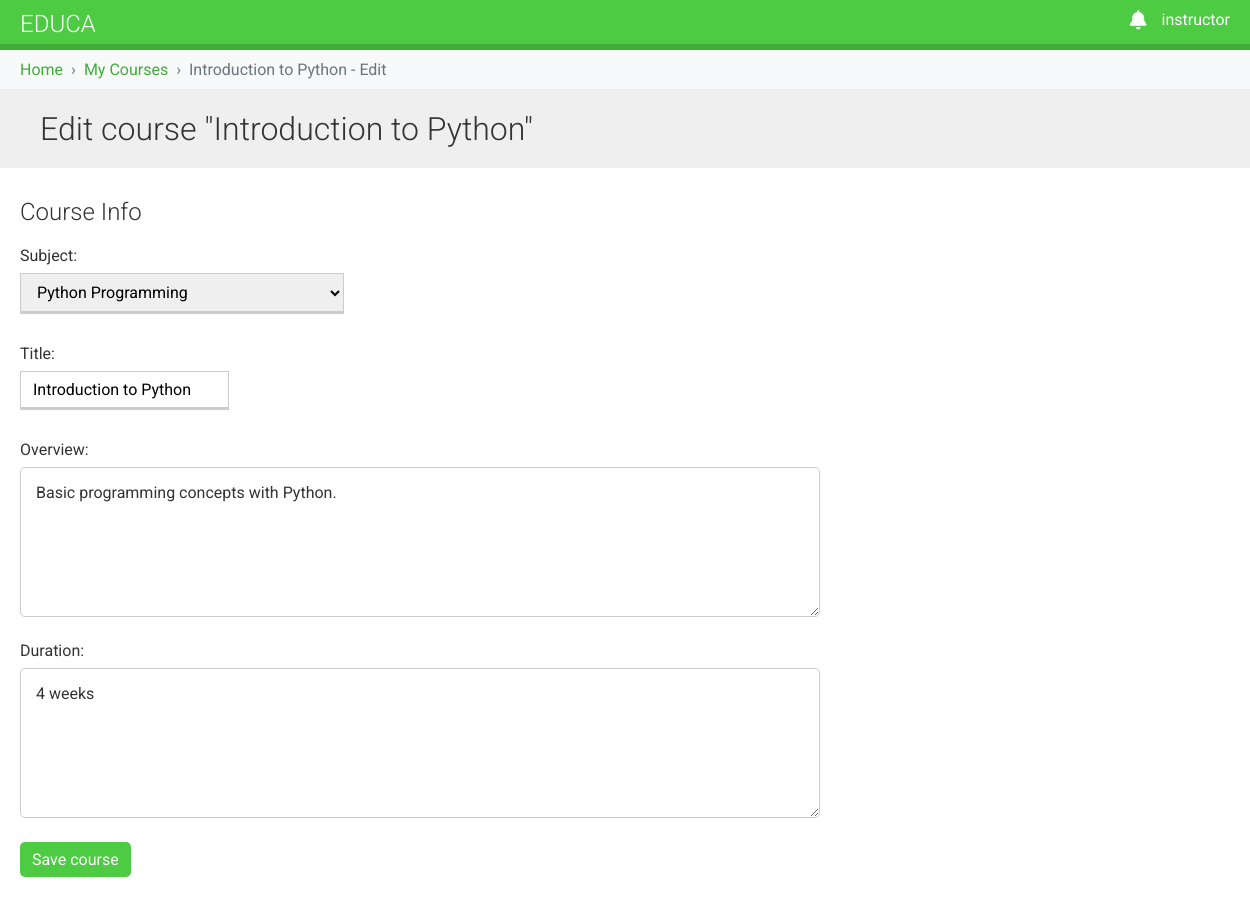
The page /course/3/edit/ (signed in) on the database its author committed.
### courses/models.py (models this page shows, shortened)
class Course(models.Model):
    owners = models.ManyToManyField(User,
                                    related_name='courses_created',
                                    blank=True)
    subject = models.ForeignKey(Subject,
                                related_name='courses',
                                on_delete=models.CASCADE)
    title = models.CharField(max_length=200)
    slug = models.SlugField(max_length=200,
                            unique=True,
                            auto_created=True)
    overview = models.TextField()
    duration = models.TextField(blank=True)
    created = models.DateTimeField(auto_now_add=True) #set when new object is created
    price = models.DecimalField(max_digits=10,decimal_places=2, default=0)
    order = models.PositiveIntegerField(default=0,)
    class Meta:
        ordering = ['order'] # - means descending order

class Subject(models.Model):
    title = models.CharField(max_length=200)
    slug = models.SlugField(max_length=200, unique=True)
    description = models.TextField(blank=True)
    duration = models.TextField(blank=True)
    order = models.PositiveIntegerField(default=0,)
    class Meta:
        ordering = ['order']
    def __str__(self):
        return self.title

### courses/views.py (the view)
class CourseUpdateView(OwnerCourseEditMixin, UpdateView):
    permission_required = 'courses.change_course'

### courses/context_processors.py (called while the page is built)
def is_instructor_processor(request):
    if request.user.is_authenticated:
        is_instructor = request.user.groups.filter(name="Instructors").exists()
    else:
        is_instructor = False
    return {"is_instructor": is_instructor}

### courses/views.py (called while the page is built)
    def get_queryset(self):
        qs = super().get_queryset()
        if self.request.user.is_superuser:
            return qs
        return qs.filter(Q(owners=self.request.user))

### educa/context_processors.py (called while the page is built)
def notifications_processor(request):
    if request.user.is_authenticated:
        unread_notifications = Notification.objects.filter(user=request.user,
                                                           is_read=False).order_by('-created_at')[:5]
        unread_count = Notification.objects.filter(user=request.user,
                                                   is_read=False).count()
        return {
            'unread_notifications': unread_notifications,
            'unread_count': unread_count,
        }
    return {
        'unread_notifications': [],
        'unread_count': 0,
    }

### courses/templates/courses/manage/course/form.html (shortened to what this page needs)
{% extends "base.html" %}
{% block content %}
    <h1>
        {% if object %}
            Edit course "{{object.title}}"
        {% else %}
            Create a new course
        {% endif %}
    </h1>
    <div class="module">
        <h2>Course Info</h2>
        <form method="post">
            {{form.as_p}}
            <p><input type="submit" value="Save course"></p>
        </form>
    </div>
{% endblock %}

### courses/templates/base.html (shortened to what this page needs)
{% load static %}
<!DOCTYPE html>
<html>
<head>
    <link href="{% static "css/base.css" %}" rel="stylesheet">
    <link rel="stylesheet" href="https://cdnjs.cloudflare.com/ajax/libs/font-awesome/6.4.0/css/all.min.css">
</head>
<body>
<div id="header">
    <a href="/" class="logo">Educa</a>
    <ul class="menu">
        {% if request.user.is_authenticated %}
            <li class="notification-dropdown">
                <a class="dropdown" href="#">
                    <i class="fas fa-bell notification-bell"></i>
                </a>
            </li>
            <li class="profile-dropdown">
                <a class="dropdown" href="">{{ request.user.username }}</a>
            </li>
        {% else %}
            <li><a href="{% url "login" %}">Sign in</a></li>
            <li><a href="{% url 'student_registration' %}">Register</a></li>
        {% endif %}
    </ul>
</div>
<div id="breadcrumbs">
    <div class="container">
        <ul class="breadcrumb">
            {% block breadcrumbs %}
                {% for crumb in breadcrumbs %}
                    {% if not forloop.last %}
                        <li><a href="{{ crumb.url }}">{{ crumb.name }}</a></li>
                    {% else %}
                        <li class="active">{{ crumb.name }}</li>
                    {% endif %}
                {% endfor %}
            {% endblock %}
        </ul>
    </div>
</div>
<div id="content" class="{% block content_class %}block-layout{% endblock %}">
    {% block content %}
    {% endblock %}
</div>
</body>
</html>

### courses/static/css/base.css (style rules this page uses)
html { width: 100%; max-width: 100%; overflow-x: hidden; margin: 0; padding: 0; }
body { margin: 0; font-family: 'Roboto', sans-serif; font-weight: 400; color: #333; width: 100%; grid-template-columns: auto auto; }
a { color: #3fad37; text-decoration: none; }
ul { float: none; }
h1, h2, h3, h4, h5, h6 { font-family: 'Roboto', sans-serif; font-weight: 300; }
h1 { background: #efefef; width: 100%; overflow: auto; padding: 20px 0 20px 40px; margin: 0; grid-row: 1; grid-column: 1 / span2; }
.module { padding: 10px 20px; width: auto; grid-column: 2; grid-row: 2; }
.module p { margin: 10px 0 20px; width: 100%; }
#header { background: #4dcc43; overflow: visible; padding: 10px 20px; border-bottom: 6px solid #3fad37; width: 100%; box-sizing: border-box; position: relative; left: 0; right: 0; margin: 0; min-height: 50px; }
#header .logo { text-decoration: none; font-family: 'Roboto', sans-serif; font-weight: 300; text-transform: uppercase; font-size: 24px; color: #fff; float: left; }
#header a { color: #fff; }
#header .menu { list-style: none; float: right; margin: 0; padding: 0; display: flex; gap: 15px; }
form p { overflow: auto; }
label { float: left; clear: both; margin: 0 0 8px 0; }
input, select { border: 1px solid #ccc; border-bottom: 3px solid #ccc; padding: 8px 12px; font-size: 16px; font-family: 'Roboto', sans-serif; float: left; clear: both; margin-bottom: 10px; }
textarea { overflow: auto; }
select { width: 324px; }
input[type=submit], a.button { border-radius: 5px; background: #4dcc43; color: #fff; border: none; cursor: pointer; }
textarea { width: 100%; height: 150px; padding: 12px 15px; font-family: 'Roboto', sans-serif; font-size: 16px; line-height: 1.6; color: #333; border: 1px solid #ccc; border-radius: 5px; resize: vertical; transition: border-color 0.3s ease, box-shadow 0.3s ease; box-sizing: border-box; }
form { width: 100%; max-width: 800px; }
#breadcrumbs { background-color: #f8f9fa; padding: 10px 20px; border-bottom: 1px solid #e9ecef; width: 100%; box-sizing: border-box; }
.breadcrumb { list-style: none; margin: 0; padding: 0; display: flex; flex-wrap: wrap; }
.breadcrumb li { display: inline-flex; align-items: center; margin: 0; padding: 0; }
.breadcrumb li:not(:last-child)::after { content: "›"; margin: 0 8px; color: #6c757d; }
.breadcrumb li a { color: #3fad37; text-decoration: none; }
.breadcrumb li.active { color: #6c757d; }
.notification-dropdown { position: relative; text-align: right; }
.notification-bell { font-size: 1.2em; display: inline-block; }
.dropdown { position: relative; }
li.profile-dropdown { position: relative; text-align: right; }

### rows shown on the page
Course: title "Introduction to Python", subject "Python Programming", overview "Basic programming concepts with Python.", duration "4 weeks"
Subject: title "Introduction to Python"

### other values the page prints
{{ request.user.username }} "instructor"
{{ crumb.name }} "Home" "My Courses"
{{ crumb.name }} "Introduction to Python - Edit"
